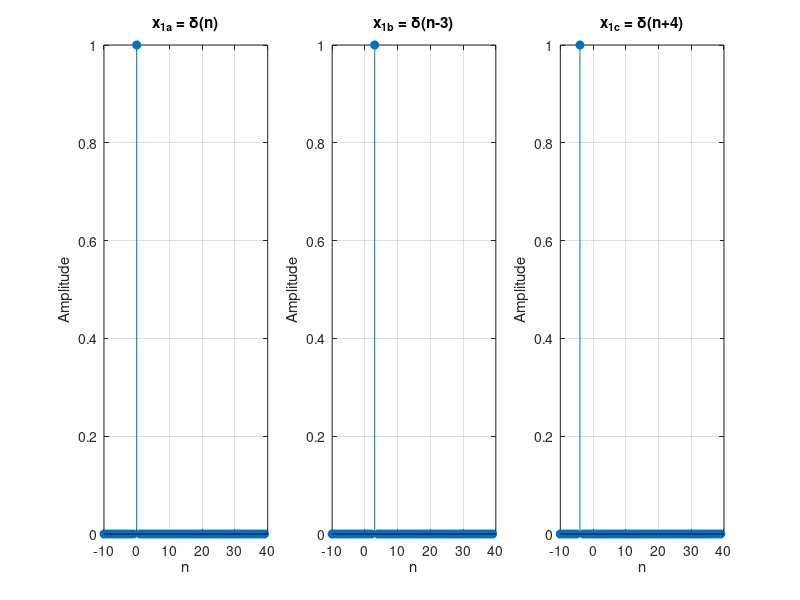
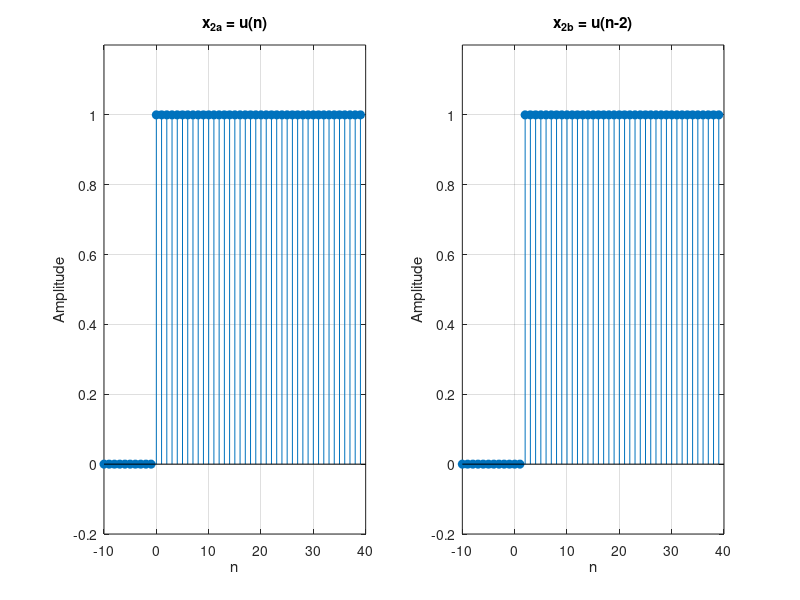
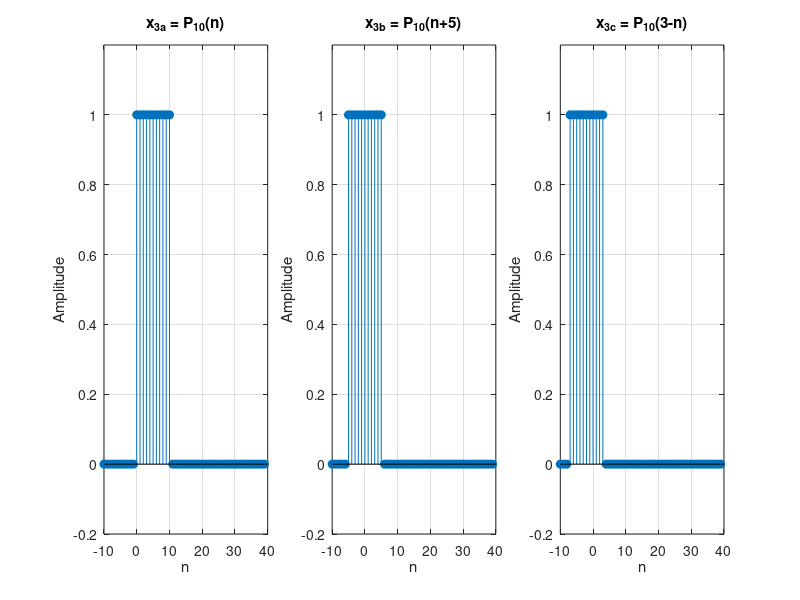
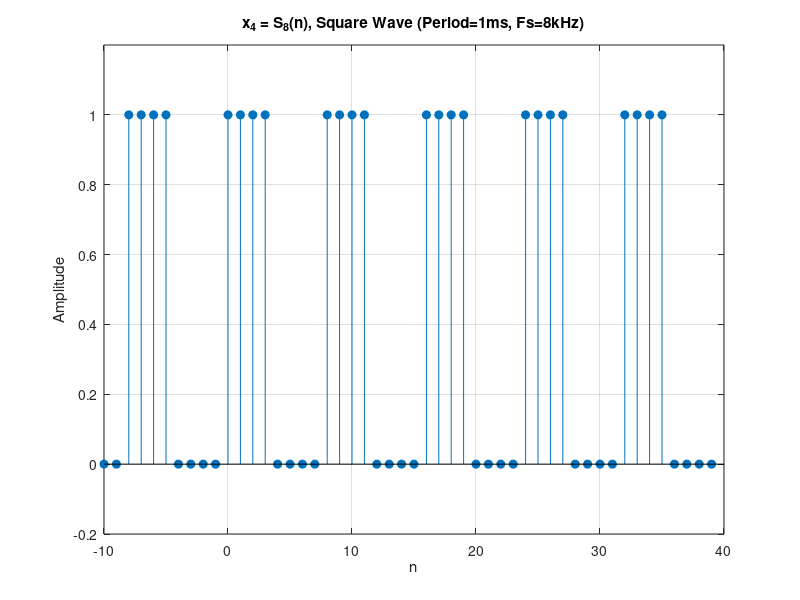

The MATLAB source for these figures, in order:
% Part B: Common Sequence Generation
% Generate and plot common sequences for n = -10 to 39 (50 samples)

clear; clc; close all;

%% Create output directory for figures
output_dir = '../output_figures';
if ~exist(output_dir, 'dir')
    mkdir(output_dir);
end

%% Define sample index
n = [-10:1:39];  % 50 samples from -10 to 39

%% 1. Unit Sample (Impulse) Sequences

% 1(a). x1a = delta(n), impulse at n=0
x1a = (n == 0);

% 1(b). x1b = delta(n-3), impulse at n=3
x1b = (n == 3);

% 1(c). x1c = delta(n+4), impulse at n=-4
x1c = (n == -4);

% Plot unit sample sequences
figure('Name', 'Unit Sample Sequences', 'Position', [100 100 1200 300]);
subplot(1,3,1); stem(n, x1a, 'filled'); title('x_{1a} = \delta(n)'); xlabel('n'); ylabel('Amplitude'); grid on;
subplot(1,3,2); stem(n, x1b, 'filled'); title('x_{1b} = \delta(n-3)'); xlabel('n'); ylabel('Amplitude'); grid on;
subplot(1,3,3); stem(n, x1c, 'filled'); title('x_{1c} = \delta(n+4)'); xlabel('n'); ylabel('Amplitude'); grid on;

%% 2. Unit Step Sequences

% 2(a). x2a = u(n), step at n=0
x2a = (n >= 0);

% 2(b). x2b = u(n-2), step at n=2
x2b = (n >= 2);

% Plot unit step sequences
figure('Name', 'Unit Step Sequences', 'Position', [100 450 800 300]);
subplot(1,2,1); stem(n, x2a, 'filled'); title('x_{2a} = u(n)'); xlabel('n'); ylabel('Amplitude'); grid on; ylim([-0.2 1.2]);
subplot(1,2,2); stem(n, x2b, 'filled'); title('x_{2b} = u(n-2)'); xlabel('n'); ylabel('Amplitude'); grid on; ylim([-0.2 1.2]);

%% 3. Unit Rectangular Pulse Sequences

% 3(a). x3a = P_10(n), rectangle from n=0 to n=10
x3a = ((n >= 0) & (n <= 10));

% 3(b). x3b = P_10(n+5), rectangle from n=-5 to n=5
x3b = ((n >= -5) & (n <= 5));

% 3(c). x3c = P_10(3-n), reversed and shifted
% P_10(3-n) = 1 when 0 <= 3-n <= 10 => -7 <= n <= 3
x3c = ((-7 <= n) & (n <= 3));

% Plot rectangular pulse sequences
figure('Name', 'Rectangular Pulse Sequences', 'Position', [100 800 1200 300]);
subplot(1,3,1); stem(n, x3a, 'filled'); title('x_{3a} = P_{10}(n)'); xlabel('n'); ylabel('Amplitude'); grid on; ylim([-0.2 1.2]);
subplot(1,3,2); stem(n, x3b, 'filled'); title('x_{3b} = P_{10}(n+5)'); xlabel('n'); ylabel('Amplitude'); grid on; ylim([-0.2 1.2]);
subplot(1,3,3); stem(n, x3c, 'filled'); title('x_{3c} = P_{10}(3-n)'); xlabel('n'); ylabel('Amplitude'); grid on; ylim([-0.2 1.2]);

%% 4. Square Wave Sequence (Period 1ms, Fs=8kHz)
% One period = 8 samples, duty cycle = 4 samples high, 4 samples low

r = [ones(1,4) zeros(1,4)];  % One period (8 samples)
% Repeat and trim to match n range (-10 to 39, length 50)
x4 = [r(7:8) repmat(r, 1, 7)];  % 2 + 56 = 58 samples, need to trim
x4 = x4(1:50);  % Take first 50 samples

figure('Name', 'Square Wave Sequence', 'Position', [100 1150 800 300]);
stem(n, x4, 'filled'); title('x_4 = S_8(n), Square Wave (Period=1ms, Fs=8kHz)'); xlabel('n'); ylabel('Amplitude'); grid on; ylim([-0.2 1.2]);

%% 5. Sawtooth Wave Sequences (Period 1ms, Fs=8kHz)
% One period = 8 samples, values: 0, 1/8, 2/8, ..., 7/8

% 5(a). Sawtooth wave
r_saw = [0:7]/8;  % One period ramp: 0, 0.125, 0.25, 0.375, 0.5, 0.625, 0.75, 0.875
% Align to start properly for n=-10
% n=-10 should correspond to position in cycle
offset = mod(-10, 8);  % -10 mod 8 = 6 (in MATLAB: mod(-10,8)=6)
% Create extended sawtooth and extract correct range
full_saw = repmat(r_saw, 1, 8);  % 64 samples
start_idx = 8 - offset + 1;  % Starting index for n=-10
x5a = full_saw(start_idx:start_idx+49);

% 5(b). Windowed sawtooth: x5b = x5a .* p, where p = P_10(n+10)
p = ((n >= 0) & (n <= 10));  % Rectangular window from n=0 to n=10
x5b = x5a .* p;

% Plot sawtooth sequences
figure('Name', 'Sawtooth Wave Sequences', 'Position', [100 1500 1000 300]);
subplot(1,2,1); stem(n, x5a, 'filled'); title('x_{5a}: Sawtooth Wave (Period=1ms, Fs=8kHz)'); xlabel('n'); ylabel('Amplitude'); grid on;
subplot(1,2,2); stem(n, x5b, 'filled'); title('x_{5b}: Windowed Sawtooth (0 \leq n \leq 10)'); xlabel('n'); ylabel('Amplitude'); grid on;

%% Display summary
disp('Part B: All sequences generated successfully!');
disp('Sequence lengths:');
disp(['  x1a: ' num2str(length(x1a)) ' samples']);
disp(['  x2a: ' num2str(length(x2a)) ' samples']);
disp(['  x3a: ' num2str(length(x3a)) ' samples']);
disp(['  x4:  ' num2str(length(x4)) ' samples']);
disp(['  x5a: ' num2str(length(x5a)) ' samples']);
disp(' ');
disp(['Figures saved to: ' output_dir]);
